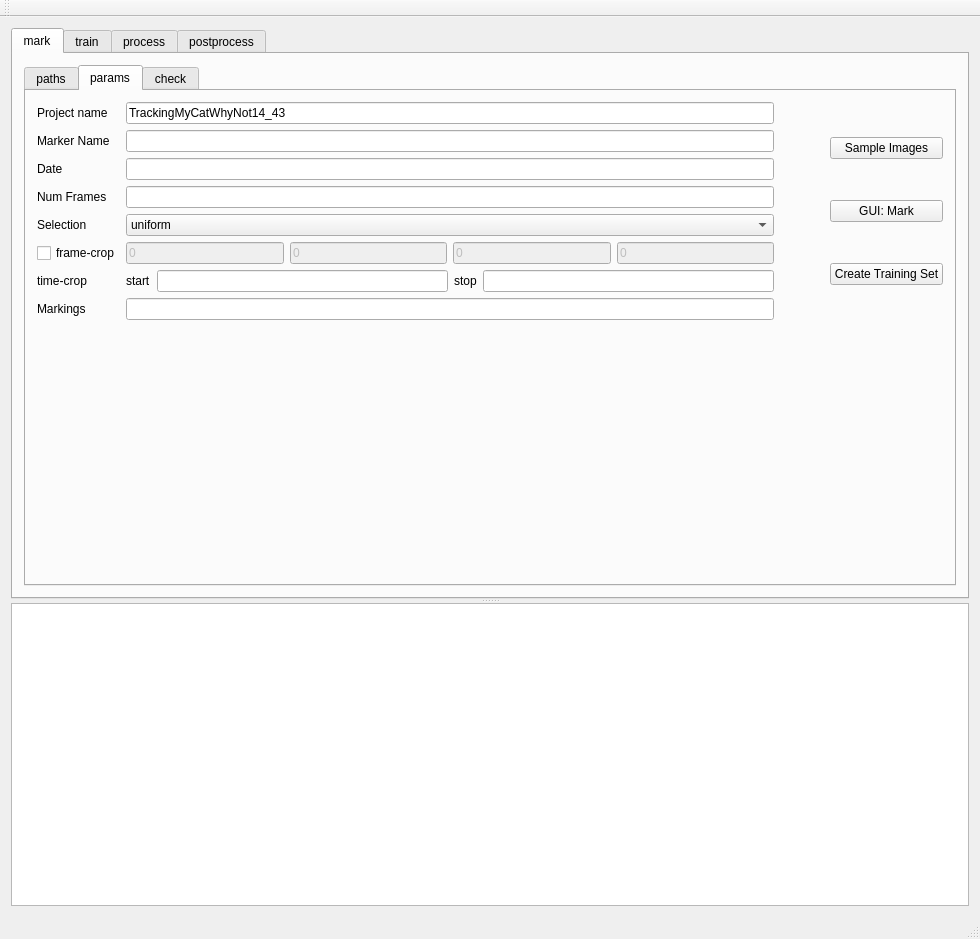
<?xml version="1.0" encoding="UTF-8"?>
<ui version="4.0">
 <class>dlcgui</class>
 <widget class="QMainWindow" name="dlcgui">
  <property name="geometry">
   <rect>
    <x>0</x>
    <y>0</y>
    <width>980</width>
    <height>939</height>
   </rect>
  </property>
  <property name="windowTitle">
   <string>dlcgui</string>
  </property>
  <widget class="QWidget" name="centralWidget">
   <layout class="QVBoxLayout" name="verticalLayout_2">
    <item>
     <widget class="QSplitter" name="splitter">
      <property name="orientation">
       <enum>Qt::Vertical</enum>
      </property>
      <widget class="QTabWidget" name="mainTabWidget">
       <property name="currentIndex">
        <number>0</number>
       </property>
       <widget class="QWidget" name="markTab">
        <attribute name="title">
         <string>mark</string>
        </attribute>
        <layout class="QVBoxLayout" name="verticalLayout_7">
         <item>
          <widget class="QTabWidget" name="markTabWidget">
           <property name="currentIndex">
            <number>1</number>
           </property>
           <widget class="QWidget" name="markPathsTab">
            <attribute name="title">
             <string>paths</string>
            </attribute>
            <layout class="QVBoxLayout" name="verticalLayout">
             <item>
              <layout class="QGridLayout" name="gridLayout_3">
               <item row="2" column="1">
                <widget class="QLineEdit" name="pathsVideoLineEdit"/>
               </item>
               <item row="1" column="1">
                <widget class="QLineEdit" name="pathsLocalLineEdit"/>
               </item>
               <item row="4" column="1">
                <widget class="QLineEdit" name="pathsImportLineEdit"/>
               </item>
               <item row="4" column="2">
                <widget class="QPushButton" name="pathsImportButton">
                 <property name="text">
                  <string>Open</string>
                 </property>
                </widget>
               </item>
               <item row="1" column="0">
                <widget class="QLabel" name="pathsLocalLabel">
                 <property name="text">
                  <string>Local project folder</string>
                 </property>
                </widget>
               </item>
               <item row="1" column="2">
                <widget class="QPushButton" name="pathsLocalButton">
                 <property name="text">
                  <string>Open</string>
                 </property>
                </widget>
               </item>
               <item row="2" column="0">
                <widget class="QLabel" name="pathsVideoLabel">
                 <property name="text">
                  <string>Video folder</string>
                 </property>
                </widget>
               </item>
               <item row="2" column="2">
                <widget class="QPushButton" name="pathsVideoButton">
                 <property name="text">
                  <string>Open</string>
                 </property>
                </widget>
               </item>
               <item row="4" column="0">
                <widget class="QLabel" name="pathsImportLabel">
                 <property name="text">
                  <string>Import project folder</string>
                 </property>
                </widget>
               </item>
              </layout>
             </item>
             <item>
              <widget class="QPushButton" name="pathsImportPathsButton">
               <property name="text">
                <string>Import paths</string>
               </property>
              </widget>
             </item>
             <item>
              <spacer name="verticalSpacer">
               <property name="orientation">
                <enum>Qt::Vertical</enum>
               </property>
               <property name="sizeHint" stdset="0">
                <size>
                 <width>20</width>
                 <height>40</height>
                </size>
               </property>
              </spacer>
             </item>
            </layout>
           </widget>
           <widget class="QWidget" name="markParamsTab">
            <attribute name="title">
             <string>params</string>
            </attribute>
            <layout class="QVBoxLayout" name="verticalLayout_5">
             <item>
              <layout class="QHBoxLayout" name="horizontalLayout_2">
               <item>
                <layout class="QGridLayout" name="gridLayout_2">
                 <item row="6" column="0">
                  <widget class="QCheckBox" name="paramCroppingCheckBox">
                   <property name="text">
                    <string>frame-crop</string>
                   </property>
                   <property name="checked">
                    <bool>false</bool>
                   </property>
                  </widget>
                 </item>
                 <item row="4" column="0">
                  <widget class="QLabel" name="paramSelectionLabel">
                   <property name="text">
                    <string>Selection</string>
                   </property>
                  </widget>
                 </item>
                 <item row="4" column="1">
                  <widget class="QComboBox" name="paramSelectionComboBox">
                   <item>
                    <property name="text">
                     <string>uniform</string>
                    </property>
                   </item>
                   <item>
                    <property name="text">
                     <string>k-means</string>
                    </property>
                   </item>
                  </widget>
                 </item>
                 <item row="1" column="0">
                  <widget class="QLabel" name="paramNameLabel">
                   <property name="text">
                    <string>Marker Name</string>
                   </property>
                  </widget>
                 </item>
                 <item row="2" column="0">
                  <widget class="QLabel" name="paramDataLabel">
                   <property name="text">
                    <string>Date</string>
                   </property>
                  </widget>
                 </item>
                 <item row="1" column="1">
                  <widget class="QLineEdit" name="paramNameLineEdit"/>
                 </item>
                 <item row="2" column="1">
                  <widget class="QLineEdit" name="paramDateLineEdit"/>
                 </item>
                 <item row="6" column="1">
                  <layout class="QHBoxLayout" name="horizontalLayout">
                   <item>
                    <widget class="QLineEdit" name="paramCropMarginsXMin">
                     <property name="enabled">
                      <bool>false</bool>
                     </property>
                     <property name="text">
                      <string>0</string>
                     </property>
                     <property name="readOnly">
                      <bool>false</bool>
                     </property>
                    </widget>
                   </item>
                   <item>
                    <widget class="QLineEdit" name="paramCropMarginsXMax">
                     <property name="enabled">
                      <bool>false</bool>
                     </property>
                     <property name="text">
                      <string>0</string>
                     </property>
                     <property name="readOnly">
                      <bool>false</bool>
                     </property>
                    </widget>
                   </item>
                   <item>
                    <widget class="QLineEdit" name="paramCropMarginsYMin">
                     <property name="enabled">
                      <bool>false</bool>
                     </property>
                     <property name="text">
                      <string>0</string>
                     </property>
                     <property name="readOnly">
                      <bool>false</bool>
                     </property>
                    </widget>
                   </item>
                   <item>
                    <widget class="QLineEdit" name="paramCropMarginsYMax">
                     <property name="enabled">
                      <bool>false</bool>
                     </property>
                     <property name="text">
                      <string>0</string>
                     </property>
                     <property name="readOnly">
                      <bool>false</bool>
                     </property>
                    </widget>
                   </item>
                  </layout>
                 </item>
                 <item row="3" column="0">
                  <widget class="QLabel" name="paramNumFrameLabel">
                   <property name="text">
                    <string>Num Frames</string>
                   </property>
                  </widget>
                 </item>
                 <item row="3" column="1">
                  <widget class="QLineEdit" name="paramNumFrameLineEdit"/>
                 </item>
                 <item row="8" column="0">
                  <widget class="QLabel" name="paramMarkingsLabel">
                   <property name="text">
                    <string>Markings</string>
                   </property>
                  </widget>
                 </item>
                 <item row="8" column="1">
                  <widget class="QLineEdit" name="paramMarkingsLineEdit"/>
                 </item>
                 <item row="0" column="0">
                  <widget class="QLabel" name="paramProjectNameLabel">
                   <property name="text">
                    <string>Project name</string>
                   </property>
                  </widget>
                 </item>
                 <item row="0" column="1">
                  <widget class="QLineEdit" name="paramProjectNameLineEdit">
                   <property name="text">
                    <string>TrackingMyCatWhyNot14_43</string>
                   </property>
                  </widget>
                 </item>
                 <item row="7" column="0">
                  <widget class="QLabel" name="paramTimeCropLabel">
                   <property name="text">
                    <string>time-crop</string>
                   </property>
                  </widget>
                 </item>
                 <item row="7" column="1">
                  <layout class="QHBoxLayout" name="horizontalLayout_3">
                   <item>
                    <widget class="QLabel" name="paramTimeCropStartLabel">
                     <property name="text">
                      <string>start</string>
                     </property>
                    </widget>
                   </item>
                   <item>
                    <widget class="QLineEdit" name="paramTimeCropStartLineEdit"/>
                   </item>
                   <item>
                    <widget class="QLabel" name="paramTimeCropStopLabel">
                     <property name="text">
                      <string>stop</string>
                     </property>
                    </widget>
                   </item>
                   <item>
                    <widget class="QLineEdit" name="paramTimeCropStopLineEdit"/>
                   </item>
                  </layout>
                 </item>
                </layout>
               </item>
               <item>
                <layout class="QVBoxLayout" name="verticalLayout_6">
                 <property name="leftMargin">
                  <number>50</number>
                 </property>
                </layout>
               </item>
               <item>
                <layout class="QVBoxLayout" name="verticalLayout_4">
                 <item>
                  <widget class="QPushButton" name="paramSampleImagesButton">
                   <property name="text">
                    <string>Sample Images</string>
                   </property>
                  </widget>
                 </item>
                 <item>
                  <widget class="QPushButton" name="paramGuiMarkButton">
                   <property name="text">
                    <string>GUI: Mark</string>
                   </property>
                  </widget>
                 </item>
                 <item>
                  <widget class="QPushButton" name="paramCreateTrainingSetButton">
                   <property name="text">
                    <string>Create Training Set</string>
                   </property>
                  </widget>
                 </item>
                </layout>
               </item>
              </layout>
             </item>
             <item>
              <spacer name="verticalSpacer_3">
               <property name="orientation">
                <enum>Qt::Vertical</enum>
               </property>
               <property name="sizeHint" stdset="0">
                <size>
                 <width>20</width>
                 <height>40</height>
                </size>
               </property>
              </spacer>
             </item>
            </layout>
           </widget>
           <widget class="QWidget" name="markCheckTab">
            <attribute name="title">
             <string>check</string>
            </attribute>
            <layout class="QVBoxLayout" name="verticalLayout_3">
             <item>
              <widget class="QGraphicsView" name="checkGraphicsView"/>
             </item>
             <item>
              <widget class="QSlider" name="checkFrameSlider">
               <property name="orientation">
                <enum>Qt::Horizontal</enum>
               </property>
              </widget>
             </item>
            </layout>
           </widget>
          </widget>
         </item>
        </layout>
       </widget>
       <widget class="QWidget" name="trainTab">
        <attribute name="title">
         <string>train</string>
        </attribute>
        <layout class="QGridLayout" name="gridLayout_4">
         <item row="0" column="0">
          <widget class="QTabWidget" name="trainTabWidget">
           <property name="currentIndex">
            <number>0</number>
           </property>
           <widget class="QWidget" name="tab">
            <attribute name="title">
             <string>connect</string>
            </attribute>
            <layout class="QGridLayout" name="gridLayout_5">
             <item row="1" column="0">
              <widget class="QPushButton" name="connectConnectButton">
               <property name="text">
                <string>Connect</string>
               </property>
              </widget>
             </item>
             <item row="0" column="0">
              <layout class="QGridLayout" name="gridLayout_6">
               <item row="1" column="0">
                <widget class="QLabel" name="connectUsernameLabel">
                 <property name="text">
                  <string>username</string>
                 </property>
                </widget>
               </item>
               <item row="0" column="0">
                <widget class="QLabel" name="connectHostnameLabel">
                 <property name="text">
                  <string>hostname</string>
                 </property>
                </widget>
               </item>
               <item row="1" column="1">
                <widget class="QLineEdit" name="connectUsernameLineEdit"/>
               </item>
               <item row="2" column="0">
                <widget class="QLabel" name="connectPasswordLabel">
                 <property name="text">
                  <string>password</string>
                 </property>
                </widget>
               </item>
               <item row="0" column="1">
                <widget class="QLineEdit" name="connectHostnameLineEdit"/>
               </item>
               <item row="2" column="1">
                <widget class="QLineEdit" name="connectPasswordLineEdit">
                 <property name="echoMode">
                  <enum>QLineEdit::Password</enum>
                 </property>
                </widget>
               </item>
              </layout>
             </item>
             <item row="2" column="0">
              <spacer name="verticalSpacer_2">
               <property name="orientation">
                <enum>Qt::Vertical</enum>
               </property>
               <property name="sizeHint" stdset="0">
                <size>
                 <width>20</width>
                 <height>40</height>
                </size>
               </property>
              </spacer>
             </item>
            </layout>
           </widget>
           <widget class="QWidget" name="tab_2">
            <attribute name="title">
             <string>Tab 2</string>
            </attribute>
           </widget>
          </widget>
         </item>
        </layout>
       </widget>
       <widget class="QWidget" name="processTab">
        <attribute name="title">
         <string>process</string>
        </attribute>
       </widget>
       <widget class="QWidget" name="postprocessTab">
        <attribute name="title">
         <string>postprocess</string>
        </attribute>
       </widget>
      </widget>
      <widget class="QTextEdit" name="logTextEdit">
       <property name="maximumSize">
        <size>
         <width>16777215</width>
         <height>16777215</height>
        </size>
       </property>
       <property name="font">
        <font>
         <family>Courier 10 Pitch</family>
         <pointsize>7</pointsize>
        </font>
       </property>
       <property name="mouseTracking">
        <bool>true</bool>
       </property>
       <property name="readOnly">
        <bool>true</bool>
       </property>
       <property name="html">
        <string>&lt;!DOCTYPE HTML PUBLIC &quot;-//W3C//DTD HTML 4.0//EN&quot; &quot;http://www.w3.org/TR/REC-html40/strict.dtd&quot;&gt;
&lt;html&gt;&lt;head&gt;&lt;meta name=&quot;qrichtext&quot; content=&quot;1&quot; /&gt;&lt;style type=&quot;text/css&quot;&gt;
p, li { white-space: pre-wrap; }
&lt;/style&gt;&lt;/head&gt;&lt;body style=&quot; font-family:'Courier 10 Pitch'; font-size:7pt; font-weight:400; font-style:normal;&quot;&gt;
&lt;p style=&quot;-qt-paragraph-type:empty; margin-top:0px; margin-bottom:0px; margin-left:0px; margin-right:0px; -qt-block-indent:0; text-indent:0px; font-family:'Courier'; font-size:11pt;&quot;&gt;&lt;br /&gt;&lt;/p&gt;&lt;/body&gt;&lt;/html&gt;</string>
       </property>
      </widget>
     </widget>
    </item>
   </layout>
  </widget>
  <widget class="QMenuBar" name="menuBar">
   <property name="geometry">
    <rect>
     <x>0</x>
     <y>0</y>
     <width>980</width>
     <height>22</height>
    </rect>
   </property>
  </widget>
  <widget class="QToolBar" name="mainToolBar">
   <attribute name="toolBarArea">
    <enum>TopToolBarArea</enum>
   </attribute>
   <attribute name="toolBarBreak">
    <bool>false</bool>
   </attribute>
  </widget>
  <widget class="QStatusBar" name="statusBar"/>
 </widget>
 <layoutdefault spacing="6" margin="11"/>
 <tabstops>
  <tabstop>mainTabWidget</tabstop>
  <tabstop>pathsLocalLineEdit</tabstop>
  <tabstop>pathsLocalButton</tabstop>
  <tabstop>pathsVideoLineEdit</tabstop>
  <tabstop>pathsVideoButton</tabstop>
  <tabstop>pathsImportLineEdit</tabstop>
  <tabstop>pathsImportButton</tabstop>
  <tabstop>pathsImportPathsButton</tabstop>
  <tabstop>logTextEdit</tabstop>
  <tabstop>paramNameLineEdit</tabstop>
  <tabstop>paramDateLineEdit</tabstop>
  <tabstop>paramNumFrameLineEdit</tabstop>
  <tabstop>paramSelectionComboBox</tabstop>
  <tabstop>paramSampleImagesButton</tabstop>
  <tabstop>paramGuiMarkButton</tabstop>
  <tabstop>paramCreateTrainingSetButton</tabstop>
  <tabstop>checkGraphicsView</tabstop>
  <tabstop>checkFrameSlider</tabstop>
  <tabstop>trainTabWidget</tabstop>
  <tabstop>connectHostnameLineEdit</tabstop>
  <tabstop>connectUsernameLineEdit</tabstop>
  <tabstop>connectPasswordLineEdit</tabstop>
  <tabstop>connectConnectButton</tabstop>
  <tabstop>paramCropMarginsXMin</tabstop>
  <tabstop>paramCropMarginsXMax</tabstop>
  <tabstop>paramCropMarginsYMin</tabstop>
  <tabstop>paramCropMarginsYMax</tabstop>
  <tabstop>paramMarkingsLineEdit</tabstop>
 </tabstops>
 <resources/>
 <connections/>
</ui>
